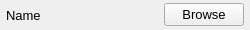
<?xml version="1.0" encoding="UTF-8"?>
<ui version="4.0">
 <class>FileChooser</class>
 <widget class="QWidget" name="FileChooser">
  <property name="geometry">
   <rect>
    <x>0</x>
    <y>0</y>
    <width>250</width>
    <height>30</height>
   </rect>
  </property>
  <property name="minimumSize">
   <size>
    <width>250</width>
    <height>0</height>
   </size>
  </property>
  <property name="font">
   <font>
    <pointsize>10</pointsize>
   </font>
  </property>
  <property name="windowTitle">
   <string>Form</string>
  </property>
  <layout class="QHBoxLayout" name="horizontalLayout">
   <property name="leftMargin">
    <number>6</number>
   </property>
   <property name="topMargin">
    <number>3</number>
   </property>
   <property name="rightMargin">
    <number>6</number>
   </property>
   <property name="bottomMargin">
    <number>3</number>
   </property>
   <item>
    <widget class="QLabel" name="entityPropertyLabel">
     <property name="text">
      <string>Name</string>
     </property>
    </widget>
   </item>
   <item>
    <widget class="QLabel" name="fileNameLabel">
     <property name="sizePolicy">
      <sizepolicy hsizetype="Expanding" vsizetype="Preferred">
       <horstretch>0</horstretch>
       <verstretch>0</verstretch>
      </sizepolicy>
     </property>
     <property name="text">
      <string/>
     </property>
    </widget>
   </item>
   <item>
    <widget class="QPushButton" name="browseFilePushButton">
     <property name="text">
      <string>Browse</string>
     </property>
    </widget>
   </item>
  </layout>
 </widget>
 <resources/>
 <connections/>
</ui>
